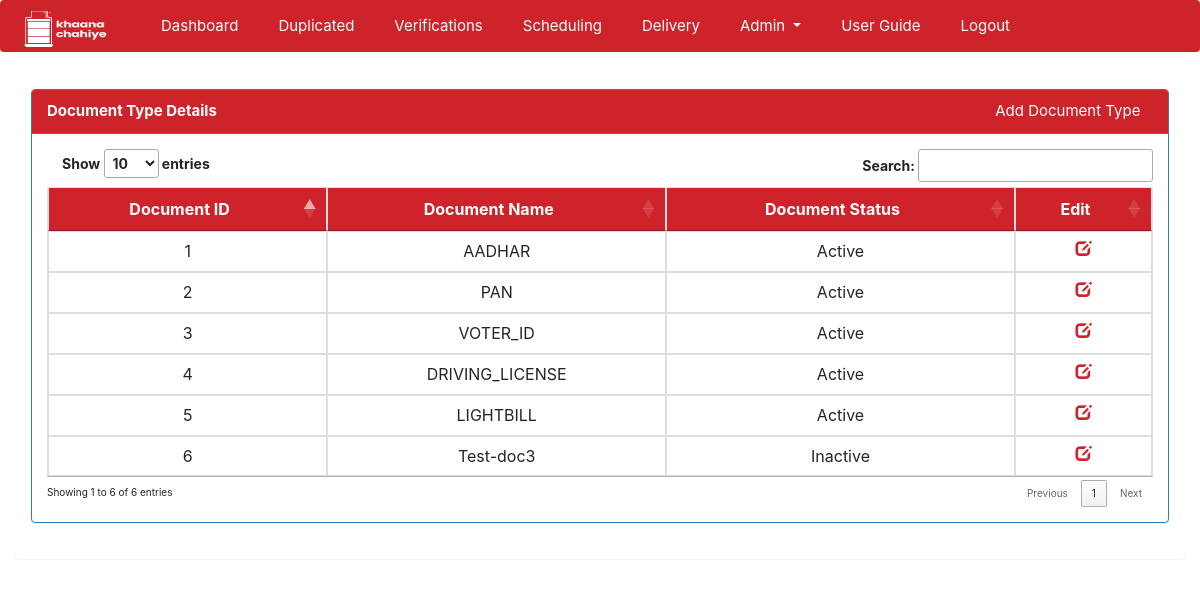
The app's page /main.php?page=admin/documenttype/documenttype (signed in) with its own data.
### tables this page shows
CREATE TABLE `document_types` (
  `id` bigint(20) UNSIGNED NOT NULL,
  `name` varchar(45) NOT NULL,
  `status` enum('Y','N') NOT NULL
);

### includes/functions.php (called while the page is built, shortened)
<?php
function core_encrypt($payload) {
    $key = hash('sha256', SECRET_KEY);
    $iv = substr(hash('sha256', md5("dmYHis").rand(0,9999)), 0, 16);
    $crypt = openssl_encrypt($payload, 'AES-256-CBC', $key, 0, $iv);
    $combo = base64_encode($iv . $crypt);
    $garble = urlencode($combo);
    return $garble;
}
function get_status($status) {
    if($status == 'Y') {
        $status_val = "Active";
    }else {
        $status_val = "Inactive";
    }
    return $status_val;
}
?>

### admin/documenttype/documenttype.php (the view, shortened to what this page needs)
<?php
$documenttype_details = "select * from ".document_type;
$documenttype_details_res = mysqli_query($conn,$documenttype_details) or die(mysqli_error($conn));
?>
<html>
<div class="panel panel-primary">
  <div class="panel-heading">
    <b>Document Type Details</b>
    <a class="menu-list" style="margin-left: 70%;" href="<?php echo WEBSITE . "ajax_index.php?page=admin/documenttype/add_document_modal";  ?>" data-toggle="modal" data-target="#addDocumentTypeModal">
            Add Document Type</a>
  </div>
  <div class="panel-body">
    <table class="table table-bordered dt-responsive nowrap dataTable no-footer">
        <thead>
          <tr>
            <th class="text-center">Document ID</th>
            <th class="text-center">Document Name</th>
            <th class="text-center">Document Status</th>
            <th class="text-center">Edit</th>
          </tr>
        </thead>
        <tbody>
        <?php
        if(mysqli_num_rows($documenttype_details_res) > 0):
        while($documenttype_details_row = mysqli_fetch_array($documenttype_details_res)):?>
          <tr>
          <php //print_r($channel_details_row);?>
            <td class="text-center"><?php echo $documenttype_details_row['id']; ?></td>
            <td class="text-center"><?php echo $documenttype_details_row['name']; ?></td>
            <td class="text-center"><?php echo get_status($documenttype_details_row['status']); ?></td>
            <?php $document_id = core_encrypt($documenttype_details_row['id']); ?>
            <td class="text-center"><a style="color:#CE232B !important;" href="<?php echo WEBSITE . "ajax_index.php?page=admin/documenttype/edit_document_modal&id=" . $document_id;  ?>" data-toggle="modal" data-target="#editDocumentTypeModal">
            <span class="glyphicon glyphicon-edit"></span></a>
            </td>
          </tr>
        <?php
        endwhile;
      endif;?>
        </tbody>
        </table>
  </div>
</div>
</html>

### css/index.css (style rules this page uses)
body { background: #3e4144; }

### css/home.css (style rules this page uses)
.nav-link,.menu-list,.dropdown-item { color: #ffffff !important; }
thead, .panel-heading { background-color: #CE232B; color: #fff; }
.panel-primary>.panel-heading { color: #fff; font-size: 15px !important; background-color: #CE232B; background-color: #CE232B; }

### records on screen
document_types: id "1", name "AADHAR", status "Active"
document_types: id "2", name "PAN", status "Active"
document_types: id "3", name "VOTER_ID", status "Active"
document_types: id "4", name "DRIVING_LICENSE", status "Active"
document_types: id "5", name "LIGHTBILL", status "Active"
document_types: id "6", name "Test-doc3", status "Inactive"
